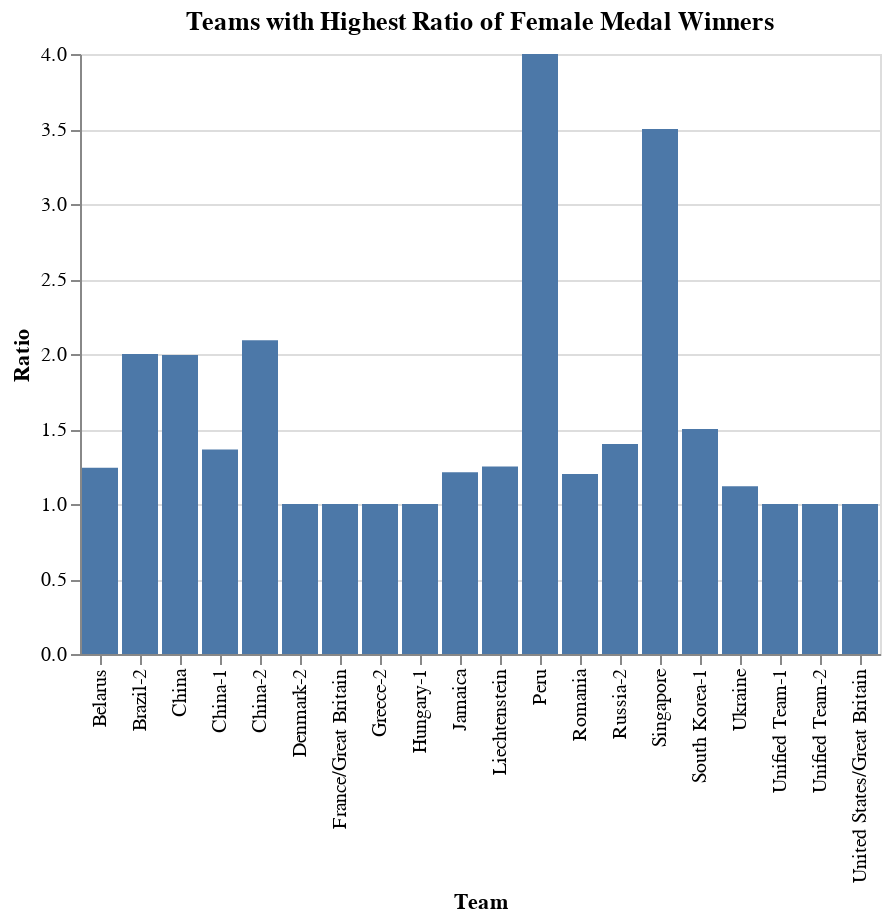

Notebook source saved alongside this figure:
### Code cell
counts = df.groupby(['Team', 'Sex'])['Medal'].count().unstack(fill_value=0)
counts = counts[~(counts['M']==0)]
counts['Ratio'] = counts['F']/counts['M']
counts = counts.sort_values(by = 'Ratio', ascending=False).head(20)
counts['Team'] = counts.index
alt.Chart(counts).mark_bar().encode(x = 'Team', y='Ratio').properties(title = 'Teams with Highest Ratio of Female Medal Winners')

### Figure 1 — Vega-Lite specification as saved in the notebook (floating-point values rounded to 4 significant figures)
{"config": {"view": {"continuousWidth": 400, "continuousHeight": 300}}, "data": {"name": "data-6715fe1f73236484cedcbc0d35cd6c35"}, "mark": "bar", "encoding": {"x": {"field": "Team", "type": "nominal"}, "y": {"field": "Ratio", "type": "quantitative"}}, "title": "Teams with Highest Ratio of Female Medal Winners", "$schema": "https://vega.github.io/schema/vega-lite/v4.17.0.json", "datasets": {"data-6715fe1f73236484cedcbc0d35cd6c35": [{"F": 12, "M": 3, "Ratio": 4.0, "Team": "Peru"}, {"F": 7, "M": 2, "Ratio": 3.5, "Team": "Singapore"}, {"F": 23, "M": 11, "Ratio": 2.091, "Team": "China-2"}, {"F": 4, "M": 2, "Ratio": 2.0, "Team": "Brazil-2"}, {"F": 600, "M": 301, "Ratio": 1.993, "Team": "China"}, {"F": 18, "M": 12, "Ratio": 1.5, "Team": "South Korea-1"}, {"F": 7, "M": 5, "Ratio": 1.4, "Team": "Russia-2"}, {"F": 30, "M": 22, "Ratio": 1.364, "Team": "China-1"}, {"F": 5, "M": 4, "Ratio": 1.25, "Team": "Liechtenstein"}, {"F": 77, "M": 62, "Ratio": 1.242, "Team": "Belarus"}, {"F": 86, "M": 71, "Ratio": 1.211, "Team": "Jamaica"}, {"F": 355, "M": 296, "Ratio": 1.199, "Team": "Romania"}, {"F": 104, "M": 93, "Ratio": 1.118, "Team": "Ukraine"}, {"F": 1, "M": 1, "Ratio": 1.0, "Team": "France/Great Britain"}, {"F": 2, "M": 2, "Ratio": 1.0, "Team": "Unified Team-2"}, {"F": 4, "M": 4, "Ratio": 1.0, "Team": "Hungary-1"}, {"F": 2, "M": 2, "Ratio": 1.0, "Team": "Unified Team-1"}, {"F": 1, "M": 1, "Ratio": 1.0, "Team": "United States/Great Britain"}, {"F": 1, "M": 1, "Ratio": 1.0, "Team": "Denmark-2"}, {"F": 1, "M": 1, "Ratio": 1.0, "Team": "Greece-2"}]}}
